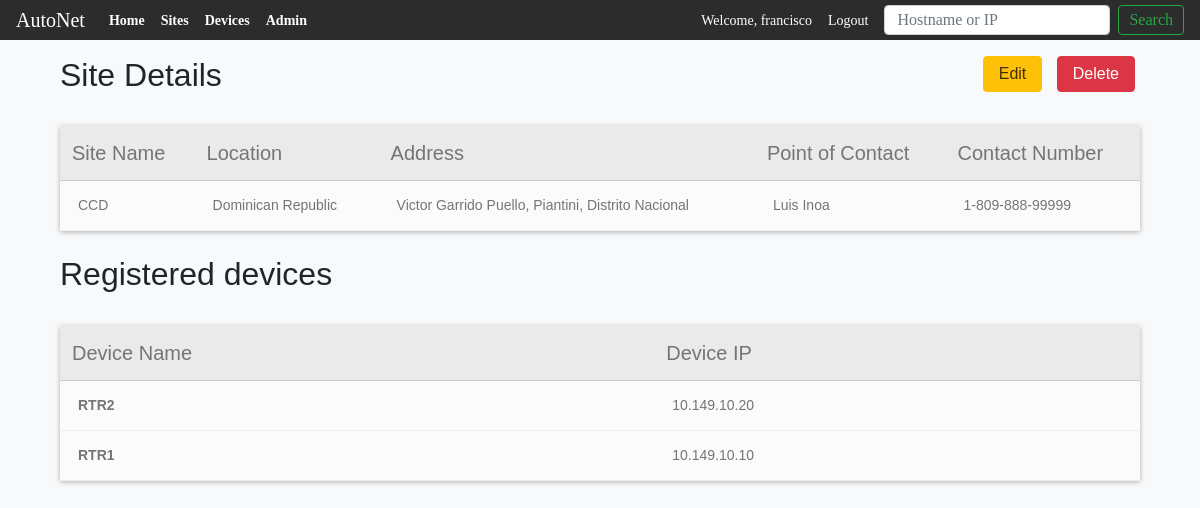
Page /sites/6 (signed in) on the earlier database version.
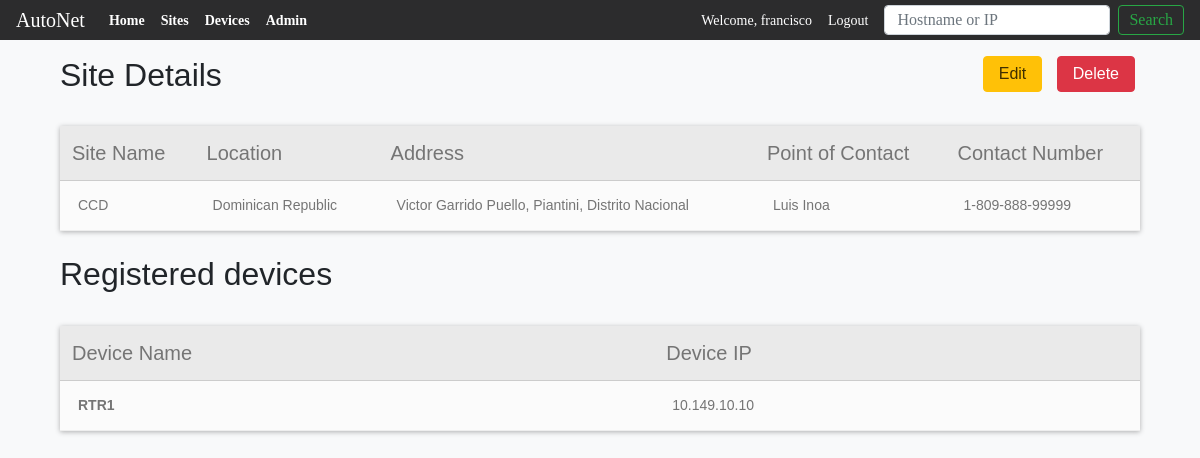
Same page on the later database version.
### main_app/models.py (models this page shows, shortened)
class Devices(models.Model):
    VENDOR_LIST = (('C', 'Cisco'), ('J', 'Juniper'), ('A', 'Arista'))
    DEVICE_TYPES = (('R', 'Router'), ('S', 'Switch'), ('F', 'Firewall'))
    CISCO_OS = (('1', 'CISCO IOS'), ('2', 'CISCO IOS-XE'),
                ('3', 'CISCO IOS-XR'), ('4', 'CISCO NX-OS'))
    device_name = models.CharField(max_length=100)
    device_ip = models.GenericIPAddressField()
    device_model = models.CharField(max_length=100, null=True, blank=True)
    device_sn = models.CharField(max_length=250, null=True, blank=True)
    uuid = models.UUIDField( #used by the API to look up the record
                            db_index=True,
                            default=uuid_lib.uuid4,
                            editable=False)
    vendor = models.CharField(choices=VENDOR_LIST, max_length=10,
                                                default=VENDOR_LIST[0])
    device_type = models.CharField(choices=DEVICE_TYPES, max_length=10,
                                                default=DEVICE_TYPES[0])
    operating_system = models.CharField(choices=CISCO_OS, max_length=10,
                                                default=CISCO_OS)
    site = models.ForeignKey(Sites,
                            on_delete=models.CASCADE,
                            related_name = 'devices',
                            )
    objects = models.Manager()

### main_app/views.py (the view)
# urls.py: path('sites/<int:pk>', views.SitesDetailView.as_view(), name='sitesdetail'),
class SitesDetailView(LoginRequiredMixin, DetailView):
    context_object_name = 'sites_detail'
    model = models.Sites
    template_name = 'main_app/sites_detail.html'

### main_app/templates/main_app/sites_detail.html
{% extends 'main_app/main_app_base.html' %}
{%block content %}
<div class="" style="width: 90%; margin-left: auto; margin-right: auto;">
  <div class="float-right">
    <a href="{% url 'main_app:updatesite' pk=sites_detail.id%}">
      <button class="btn-class" id="btn-edit" type="submit">Edit</button>
    </a>
    <a href="{% url 'main_app:deletesite' pk=sites_detail.id%}">
      <button class="btn-class" id="btn-delete" type="submit">Delete</button>
    </a>
  </div>
  <h2>Site Details</h2>
  <br>
  <table id="device-table1">
    <table class="ctable ctable-noSideBorder">
      <thead  class="layout">
        <th>Site Name</th>
        <th>Location</th>
        <th>Address</th>
        <th>Point of Contact</th>
        <th>Contact Number</th>
      </thead>
      <tbody>
        <tr>
          <td>{{sites_detail.site_name}}</td>
          <td>{{sites_detail.site_location}}</td>
          <td>{{sites_detail.site_address}}</td>
          <td>{{sites_detail.site_poc_name}}</td>
          <td>{{sites_detail.site_poc_number}}</td>
        </tr>
      </tbody>
    </table>
  </table>
  <br>
  <h2>Registered devices</h2>
  <br>
  <table id="device-table1">
    <table class="ctable ctable-noSideBorder">
      <thead  class="layout">
        <th>Device Name</th>
        <th>Device IP</th>
      </thead>
      <tbody>
        {% for device in sites_detail.devices.all %}
          <tr>
            <td><a href="{% url 'main_app:devicedetail' pk=device.id%}">{{device.device_name}}</a></td>
            <td>{{device.device_ip}}</td>
          </tr>
        {% endfor %}
      </tbody>
    </table>
  </table>
</div>
{%endblock content %}

Differences in the rows shown:
removed Devices: device_name "RTR2", device_ip "10.149.10.20"
